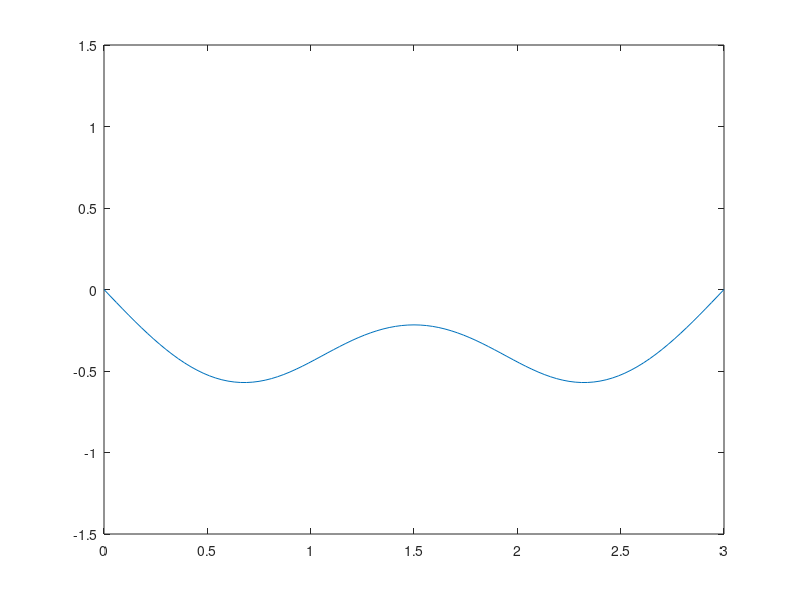

Write the MATLAB code that produced this figure.
function task2
a = 2; L = 3; tmax = 10; ymax = 1.5;
t = 0:tmax/100:tmax;
x = 0:L/100:L;

    function y = phi(x)
        y = ((x.*(3-x)).^3)/9;
    end

    function y = psi(x)
        y = 0 * x;
    end

    function y = fourier(x, t)
        y = 0;
        for k = 1:20
            Xk = sin(k*pi*x/L);
            Ak = (2/L)*trapz(x, phi(x).*Xk);
            Bk = (2/(a*k*pi))*trapz(x, psi(x).*Xk);
            Tk = Ak*cos(a*k*pi*t/L) + Bk*sin(a*k*pi*t/L);
            y = y + Tk*Xk;
        end
    end

for n=1:length(t)
   plot(x, fourier(x, t(n)));
   axis([0, L, -ymax, ymax]);
   M(n) = getframe;
end
movie(M, 2)

% 2.2, remember to set the step in t to be small (e.g. 50)
% moments = [0, 5, 15];
% for i=1:length(moments)
%     subplot(3, 1, i);
%     plot(x, fourier(x, moments(i)), 'k');
%     axis([0, L, -ymax, ymax]);
%     title(['t = ' num2str(moments(i))]);
%     grid on;
% end

end
